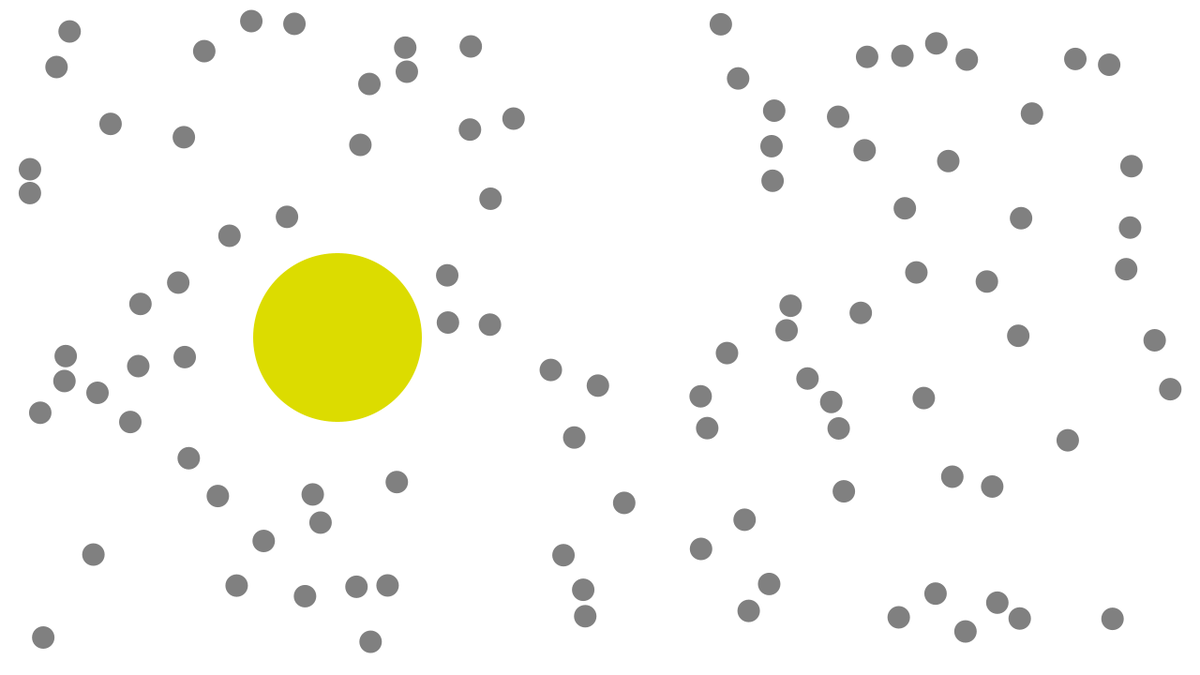
Frame 1 (no input)
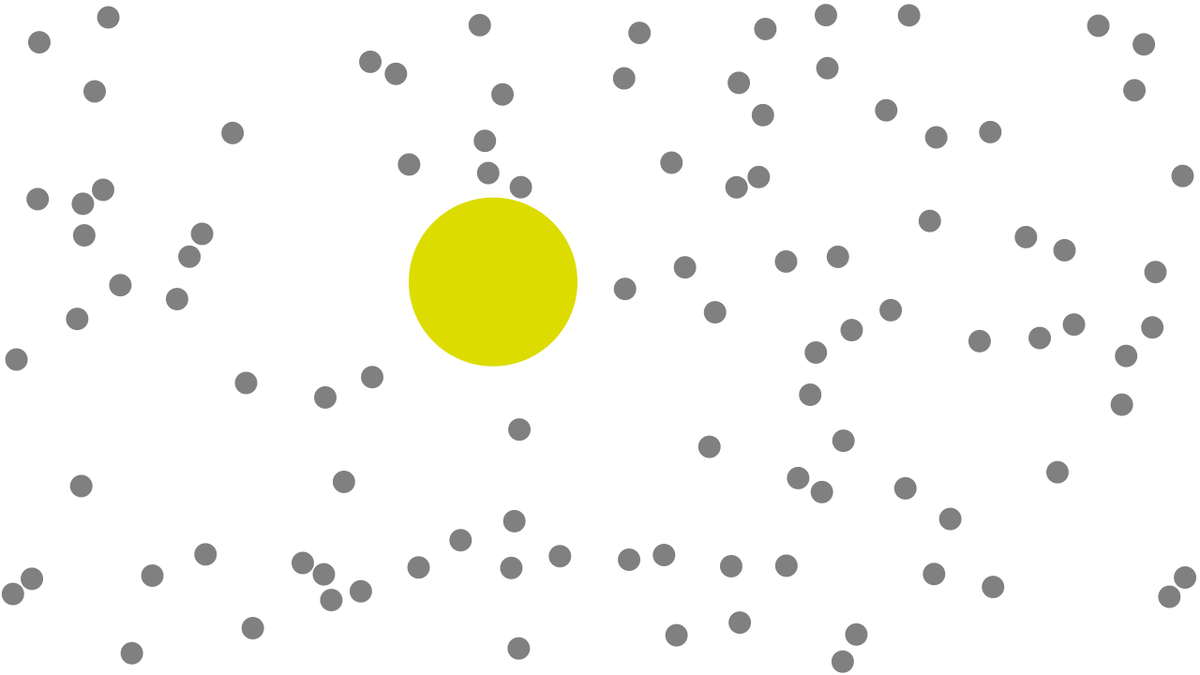
Frame 60 (the mouse pressed at the canvas centre just before this capture)
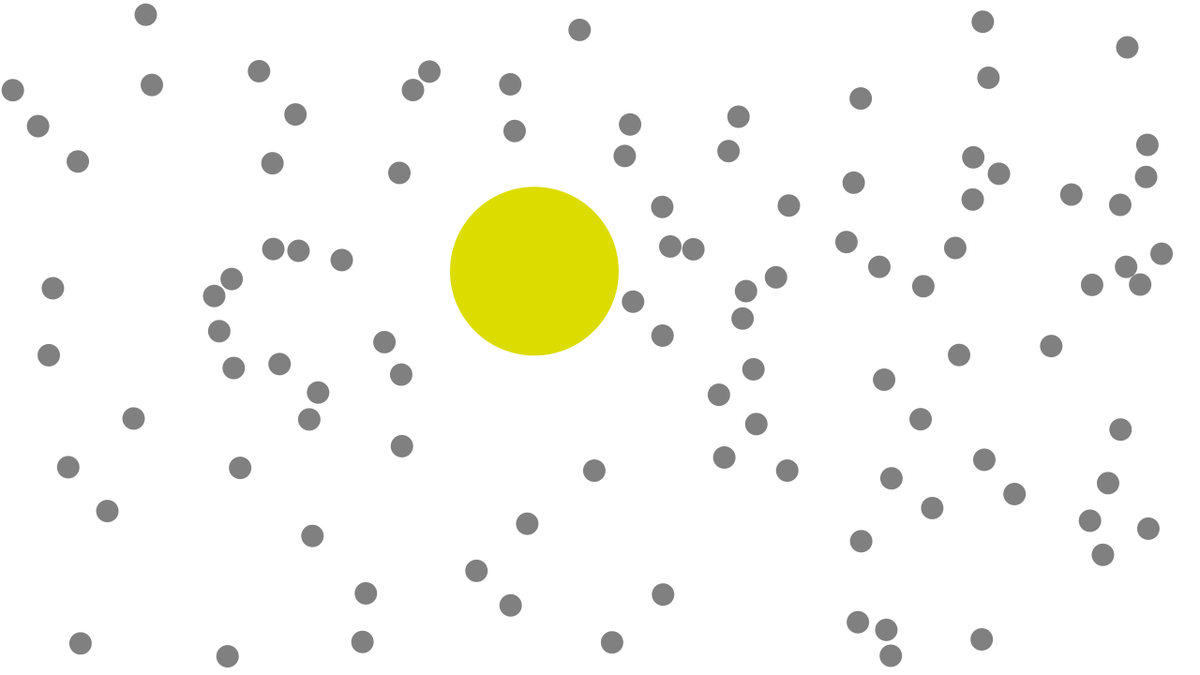
Frame 120 (the mouse held since frame 60 and released just before this capture)

The Processing sketch that drew these frames (run headless with seeded random() and noise(); from frame 60 on, the mouse is pressed at the canvas centre):

// Processing sketch: Brownian_Motion
// ── Brownian_Motion.pde
/**
 * Circle Collision with Swapping Velocities
 * by Ira Greenberg. 
 * 
 * Based on Keith Peter's Solution in
 * Foundation Actionscript Animation: Making Things Move!
 */
 
Ball[] balls;
Ball ball;

void setup() {
  size(1280, 720);
  ball = new Ball(360, 360, 90, false);
  ball.velocity = new PVector(0.06, 0);
  ball.col = color(220, 220, 0);
  balls = new Ball[100];
  int count = 0;
  while (count < balls.length) {
    float x = random(12, width-12);
    float y = random(12, height-12);
    
    boolean ok = true;
    
    float ballD = dist(ball.position.x, ball.position.y, x, y);
    if (ballD < 102) {
      ok = false;
    }
    
    for (int i = 0; i < count; i++) {
      float d = dist(balls[i].position.x, balls[i].position.y, x, y);
      if (d < 24) {
        ok = false;
      }
    }
    
    if (ok) {
      balls[count] = new Ball(x, y, 12, false);
      count++;
    }
  }
}

void keyPressed() {
  ball.history.clear();
}

void draw() {
  background(255);
  
  ball.display();

  for (Ball b : balls) {
    b.display();
  }
  
  for (int n = 0; n < 100; n++) {
    ball.update();
    ball.checkBoundaryCollision();
    
    for (Ball b : balls) {
      b.update();
      b.checkBoundaryCollision();
      b.checkCollision(ball);
    }
    
    for (int j = 0; j < balls.length; j++) {
      for (int i = 0; i < j; i++) {
        balls[i].checkCollision(balls[j]);
      }
    }
  }
}

// ── Ball.pde
class Ball {
  PVector position;
  PVector velocity;
  ArrayList<PVector> history;
  boolean keepingTrack;

  float radius, m;

  color col;

  Ball(float x, float y, float r_, boolean k) {
    position = new PVector(x, y);
    velocity = PVector.random2D();
    velocity.mult(0.06);
    radius = r_;
    m = radius*.1;
    col = color(128);
    history = new ArrayList<PVector>();
    keepingTrack = k;
  }

  void update() {
    if (keepingTrack) {
      history.add(position.copy());
    }
    position.add(velocity);
  }

  void checkBoundaryCollision() {
    if (position.x > width-radius) {
      position.x = width-radius;
      velocity.x *= -1;
    } else if (position.x < radius) {
      position.x = radius;
      velocity.x *= -1;
    } else if (position.y > height-radius) {
      position.y = height-radius;
      velocity.y *= -1;
    } else if (position.y < radius) {
      position.y = radius;
      velocity.y *= -1;
    }
  }

  void checkCollision(Ball other) {

    // Get distances between the balls components
    PVector distanceVect = PVector.sub(other.position, position);

    // Calculate magnitude of the vector separating the balls
    float distanceVectMag = distanceVect.mag();

    // Minimum distance before they are touching
    float minDistance = radius + other.radius;

    if (distanceVectMag < minDistance) {
      float distanceCorrection = (minDistance-distanceVectMag)/2.0;
      PVector d = distanceVect.copy();
      PVector correctionVector = d.normalize().mult(distanceCorrection);
      other.position.add(correctionVector);
      position.sub(correctionVector);

      // get angle of distanceVect
      float theta  = distanceVect.heading();
      // precalculate trig values
      float sine = sin(theta);
      float cosine = cos(theta);

      /* bTemp will hold rotated ball positions. You 
       just need to worry about bTemp[1] position*/
      PVector[] bTemp = {
        new PVector(), new PVector()
      };

      /* this ball's position is relative to the other
       so you can use the vector between them (bVect) as the 
       reference point in the rotation expressions.
       bTemp[0].position.x and bTemp[0].position.y will initialize
       automatically to 0.0, which is what you want
       since b[1] will rotate around b[0] */
      bTemp[1].x  = cosine * distanceVect.x + sine * distanceVect.y;
      bTemp[1].y  = cosine * distanceVect.y - sine * distanceVect.x;

      // rotate Temporary velocities
      PVector[] vTemp = {
        new PVector(), new PVector()
      };

      vTemp[0].x  = cosine * velocity.x + sine * velocity.y;
      vTemp[0].y  = cosine * velocity.y - sine * velocity.x;
      vTemp[1].x  = cosine * other.velocity.x + sine * other.velocity.y;
      vTemp[1].y  = cosine * other.velocity.y - sine * other.velocity.x;

      /* Now that velocities are rotated, you can use 1D
       conservation of momentum equations to calculate 
       the final velocity along the x-axis. */
      PVector[] vFinal = {  
        new PVector(), new PVector()
      };

      // final rotated velocity for b[0]
      vFinal[0].x = ((m - other.m) * vTemp[0].x + 2 * other.m * vTemp[1].x) / (m + other.m);
      vFinal[0].y = vTemp[0].y;

      // final rotated velocity for b[0]
      vFinal[1].x = ((other.m - m) * vTemp[1].x + 2 * m * vTemp[0].x) / (m + other.m);
      vFinal[1].y = vTemp[1].y;

      // hack to avoid clumping
      bTemp[0].x += vFinal[0].x;
      bTemp[1].x += vFinal[1].x;

      /* Rotate ball positions and velocities back
       Reverse signs in trig expressions to rotate 
       in the opposite direction */
      // rotate balls
      PVector[] bFinal = { 
        new PVector(), new PVector()
      };

      bFinal[0].x = cosine * bTemp[0].x - sine * bTemp[0].y;
      bFinal[0].y = cosine * bTemp[0].y + sine * bTemp[0].x;
      bFinal[1].x = cosine * bTemp[1].x - sine * bTemp[1].y;
      bFinal[1].y = cosine * bTemp[1].y + sine * bTemp[1].x;

      // update balls to screen position
      other.position.x = position.x + bFinal[1].x;
      other.position.y = position.y + bFinal[1].y;

      position.add(bFinal[0]);

      // update velocities
      velocity.x = cosine * vFinal[0].x - sine * vFinal[0].y;
      velocity.y = cosine * vFinal[0].y + sine * vFinal[0].x;
      other.velocity.x = cosine * vFinal[1].x - sine * vFinal[1].y;
      other.velocity.y = cosine * vFinal[1].y + sine * vFinal[1].x;
    }
  }

  void display() {
    noStroke();
    fill(col);
    ellipse(position.x, position.y, radius*2, radius*2);
    
    if (keepingTrack) {
      stroke(0, 128, 255);
      noFill();
      beginShape();
      for (PVector v : history) {
        vertex(v.x, v.y);
      }
      endShape();
    }
  }
}
